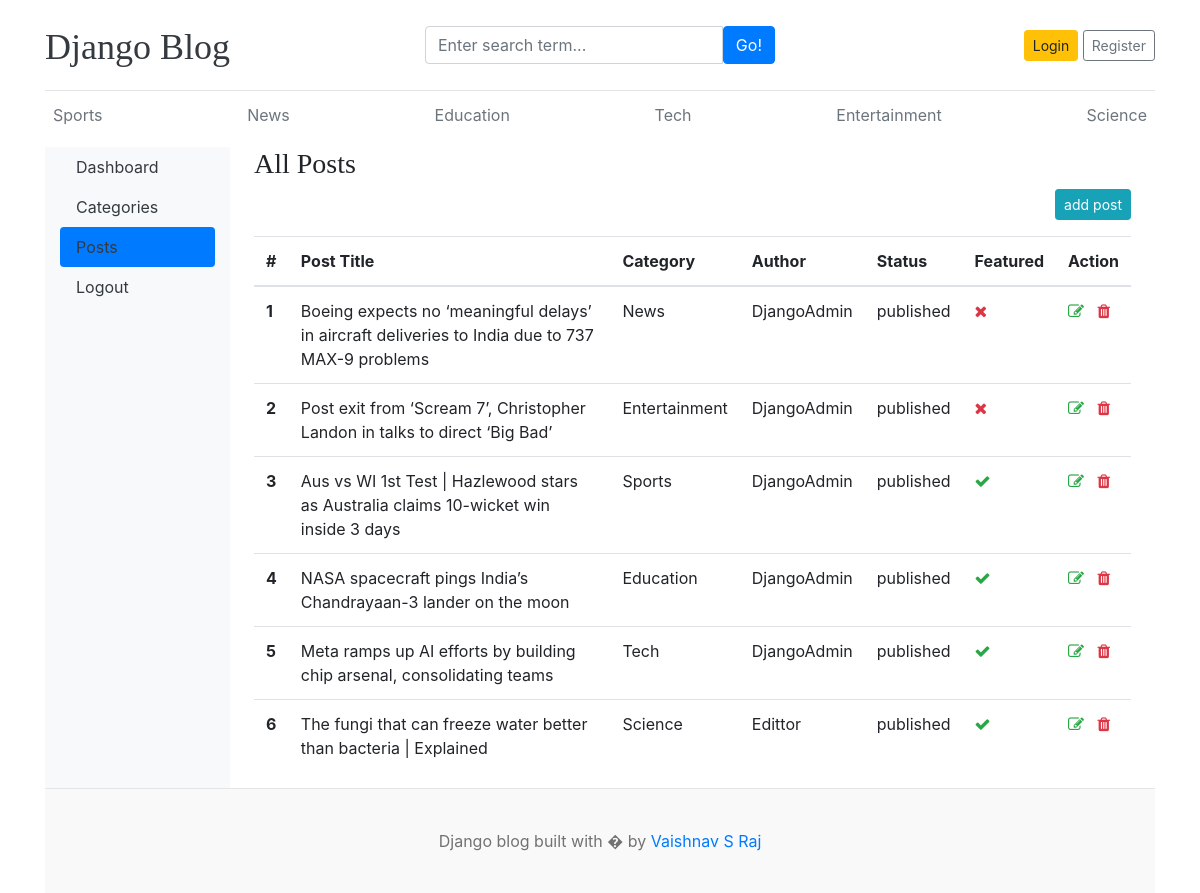
The app's page /dashboard/posts/ with its own data.
### blogs/models.py (models this page shows, shortened)
class Category(models.Model):
    category_name = models.CharField(max_length=50, unique=True)
    created_at = models.DateTimeField(auto_now_add=True)
    updated_at = models.DateTimeField(auto_now=True)
    class Meta:
        verbose_name_plural = "Categories"
    def __str__(self):
        return self.category_name

class Blogs(models.Model):
    title = models.CharField(max_length=100)
    slug = models.SlugField(max_length=150, unique=True, blank=True)
    category = models.ForeignKey(Category, on_delete=models.CASCADE)
    author = models.ForeignKey(User, on_delete=models.CASCADE)
    featured_image = models.ImageField(upload_to="uploads/%y/%m/%d")
    short_description = models.TextField(max_length=500)
    blog_body = models.TextField(max_length=1000)
    status = models.CharField(max_length=20, choices=STATUS_CHOICES, default="draft")
    is_featured = models.BooleanField(default=False)
    created_at = models.DateTimeField(auto_now_add=True)
    updated_at = models.DateTimeField(auto_now=True)
    class Meta:
        verbose_name_plural = "Blogs"

### dashboard/views.py (the view)
# urls.py: path("posts/", views.posts, name="posts"),
def posts(request):
    posts = Blogs.objects.all()
    context = {"posts": posts}
    return render(request, "dashboard/posts.html", context)

### blogs/context_processors.py (called while the page is built)
def get_category(request):
    category = Category.objects.all()
    return dict(categories=category)

### templates/dashboard/posts.html (shortened to what this page needs)
{% extends 'base.html' %} {% block content %}
<div class="container-fluid">
  <div class="row">
    {% include 'dashboard/sidebar.html' %}
    <main role="main" class="col-md-9 ml-sm-auto col-lg-10 px-4">
      <h3>All Posts</h3>
      <a
        class="btn btn-sm btn-info float-right mb-3"
        href="{% url 'add_post' %}"
        >add post</a
      >
      <table class="table table-hover">
        <thead>
          <tr>
            <th>#</th>
            <th>Post Title</th>
            <th>Category</th>
            <th>Author</th>
            <th>Status</th>
            <th>Featured</th>
            <th>Action</th>
          </tr>
        </thead>
        <tbody>
          {% for post in posts %}
          <tr>
            <th>{{ forloop.counter}}</th>
            <td>{{ post.title}}</td>
            <td>{{ post.category}}</td>
            <td>{{ post.author}}</td>
            <td>{{ post.status}}</td>
            <td>
              {% if post.is_featured %}
              <i class="fa fa-check text-success"></i>{% else %}
              <i class="fa fa-times text-danger"></i> {% endif %}
            </td>
            <td>
              <a href="{% url 'edit_post' post.id%}"
                ><i class="fa fa-edit text-success"></i
              ></a>
              <a href="{% url 'delete_post' post.id%}"
                ><i class="fa fa-trash text-danger"></i
              ></a>
            </td>
          </tr>
          {% endfor %}
        </tbody>
      </table>
    </main>
  </div>
</div>
{% endblock %}

### templates/base.html (shortened to what this page needs)
{% load static %}
<!DOCTYPE html>
<html lang="en">
  <head>
    <link
      href="https://getbootstrap.com/docs/4.0/dist/css/bootstrap.min.css"
      rel="stylesheet"
    />
    <link href="{% static 'css/blog.css' %}" rel="stylesheet" />
    <link
      rel="stylesheet"
      href="https://cdnjs.cloudflare.com/ajax/libs/font-awesome/4.7.0/css/font-awesome.min.css"
    />
  </head>
  <body>
    <div class="container">
      <header class="blog-header py-3">
        <div class="row flex-nowrap justify-content-between align-items-center">
          <div class="col-4 pt-1">
            <a class="blog-header-logo text-dark" href="/">Django Blog</a>
          </div>
          <div class="col-4">
            <form action="{% url 'search' %}" method="GET">
              <div class="input-group">
                <input
                  class="form-control"
                  name="keyword"
                  value="{{keyword}}"
                  type="text"
                  placeholder="Enter search term..."
                  aria-label="Enter search term..."
                  aria-describedby="button-search"
                />
                <button
                  class="btn btn-primary"
                  id="button-search"
                  type="submit"
                >
                  Go!
                </button>
              </div>
            </form>
          </div>
          {% if not user.is_authenticated %}
          <div class="col-4 d-flex justify-content-end align-items-center">
            <a class="btn btn-sm btn-warning" href="{% url 'login' %}">Login</a>
            <a
              class="btn btn-sm btn-outline-secondary"
              href="{% url 'register' %}"
              >Register</a
            >
          </div>
          {% endif %}
        </div>
      </header>
      <div class="nav-scroller py-1 mb-2">
        <nav class="nav d-flex justify-content-between">
          {% for cat in categories %}
          <a class="p-2 text-muted" href="{% url 'post_by_category' cat.id%}"
            >{{cat.category_name}}</a
          >
          {% endfor %}
        </nav>
      </div>
      {% block content%} {% endblock %}
      <footer class="blog-footer">
        <p>Django blog built with � by <a href="#">Vaishnav S Raj</a></p>
      </footer>
    </div>
  </body>
</html>

### blog_main/static/css/blog.css (style rules this page uses)
.blog-header { border-bottom: 1px solid #e5e5e5; }
.blog-header-logo { font-family: "Playfair Display", Georgia, "Times New Roman", serif; font-size: 2.25rem; }
h1, h2, h3, h4, h5, h6 { font-family: "Playfair Display", Georgia, "Times New Roman", serif; }
.blog-footer { padding: 2.5rem 0; color: #727272; text-align: center; background-color: #f9f9f9; border-top: .05rem solid #e5e5e5; }
.blog-footer p:last-child { margin-bottom: 0; }

### records on screen
Category: category_name "Sports"
Category: category_name "News"
Category: category_name "Education"
Category: category_name "Tech"
Category: category_name "Entertainment"
Category: category_name "Science"
Blogs: title "Boeing expects no ‘meaningful delays’ in aircraft deliveries to India due to 737 MAX-9 problems", category "News", author "DjangoAdmin", status "published", is_featured False (drawn)
Blogs: title "Post exit from ‘Scream 7’, Christopher Landon in talks to direct ‘Big Bad’", category "Entertainment", author "DjangoAdmin", status "published", is_featured False (drawn)
Blogs: title "Aus vs WI 1st Test | Hazlewood stars as Australia claims 10-wicket win inside 3 days", category "Sports", author "DjangoAdmin", status "published", is_featured True (drawn)
Blogs: title "NASA spacecraft pings India’s Chandrayaan-3 lander on the moon", category "Education", author "DjangoAdmin", status "published", is_featured True (drawn)
Blogs: title "Meta ramps up AI efforts by building chip arsenal, consolidating teams", category "Tech", author "DjangoAdmin", status "published", is_featured True (drawn)
Blogs: title "The fungi that can freeze water better than bacteria | Explained", category "Science", author "Edittor", status "published", is_featured True (drawn)
